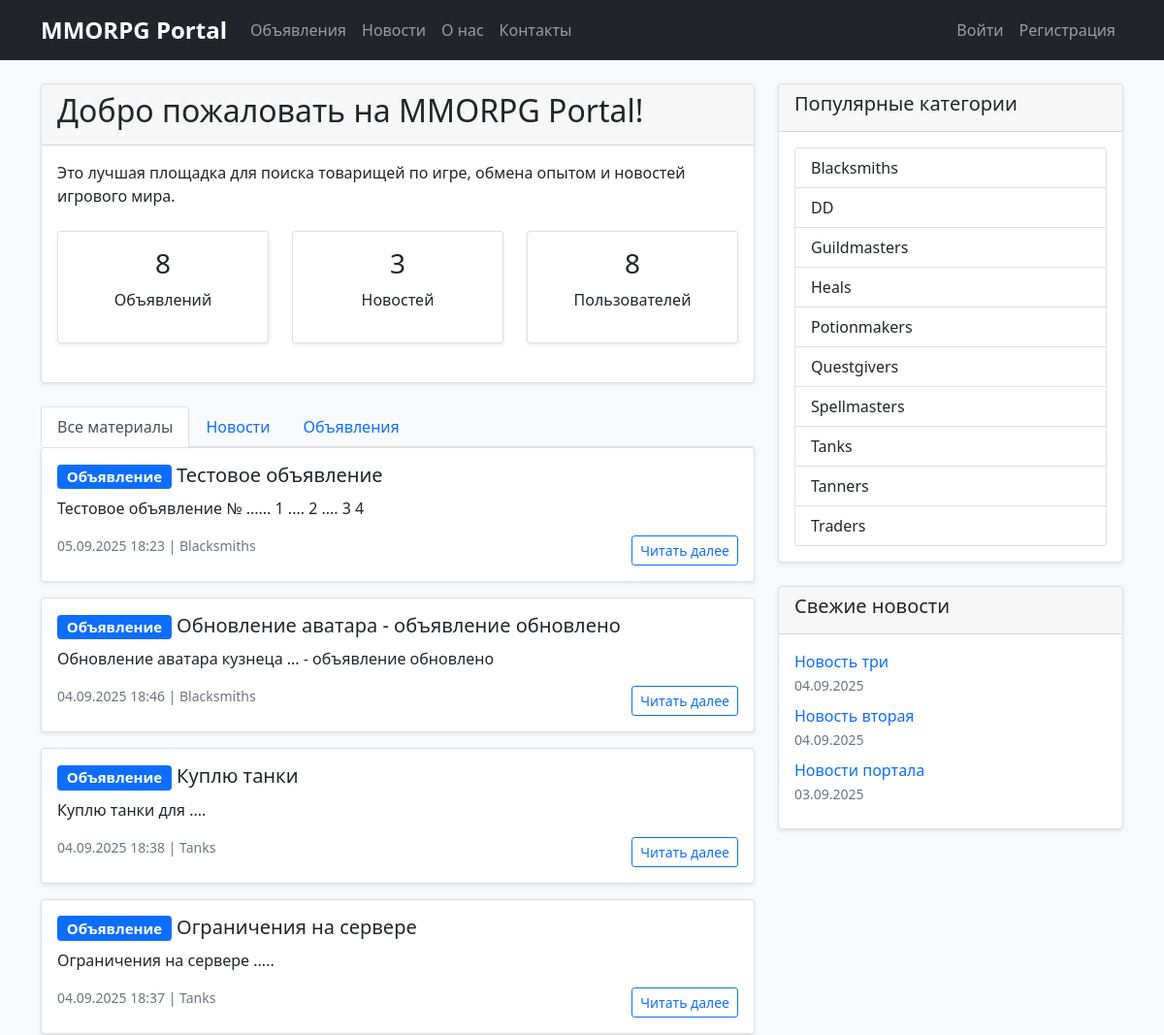
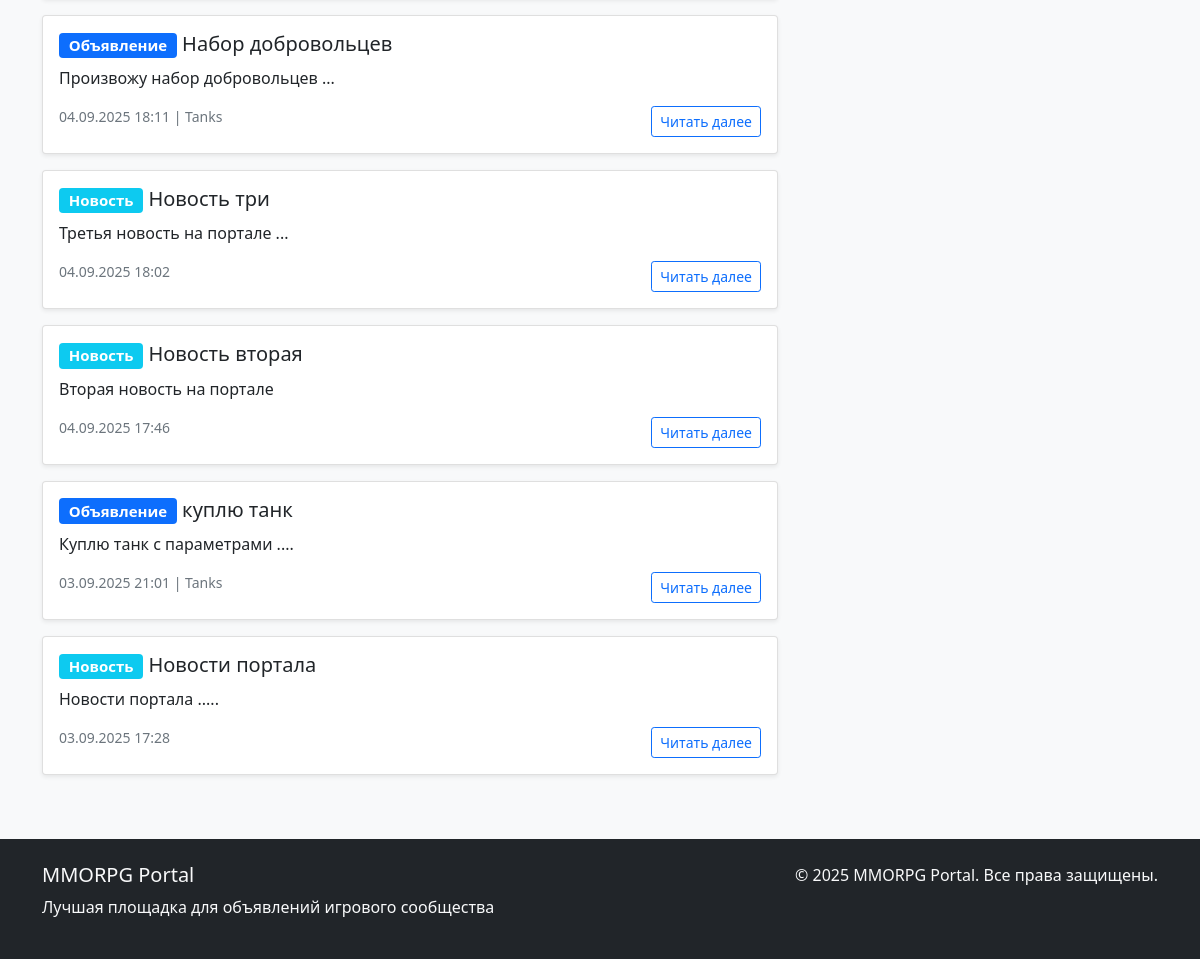
The page / on the database its author committed (2 pictures, top to bottom).
### appNotification/models.py (models this page shows, shortened)
class Post(models.Model):
    CATEGORY_CHOICES = [
        ('tanks', _('Tanks')),
        ('heals', _('Heals')),
        ('dd', _('DD')),
        ('traders', _('Traders')),
        ('guildmasters', _('Guildmasters')),
        ('questgivers', _('Questgivers')),
        ('blacksmiths', _('Blacksmiths')),
        ('tanners', _('Tanners')),
        ('potionmakers', _('Potionmakers')),
        ('spellmasters', _('Spellmasters')),
    ]
    author = models.ForeignKey(User, on_delete=models.CASCADE, related_name='posts')
    category = models.CharField(max_length=20, choices=CATEGORY_CHOICES)
    title = models.CharField(max_length=255, validators=[MinLengthValidator(5)])
    content = RichTextUploadingField(
        verbose_name=_('Content'),
        help_text=_('You can use rich text editor with images, videos and formatting')
    )
    created_at = models.DateTimeField(auto_now_add=True)
    updated_at = models.DateTimeField(auto_now=True)
    subscribers = models.ManyToManyField(User, related_name='subscribed_posts', blank=True)
    image = models.ImageField(
        upload_to='posts/images/',
        blank=True,
        null=True,
        verbose_name=_('Main Image'),
        help_text=_('Main image for the post card')
    )
    video = models.FileField(
        upload_to='posts/videos/',
        blank=True,
        null=True,
        verbose_name=_('Main Video'),
        help_text=_('Main video file (optional)')
    )
    notify_subscribers = models.BooleanField(default=True, verbose_name=_('Notify subscribers'))
    class Meta:
        ordering = ['-created_at']
        verbose_name = _('Post')
        verbose_name_plural = _('Posts')
    def get_category_display(self):
        return dict(self.CATEGORY_CHOICES).get(self.category, self.category)

class News(models.Model):
    title = models.CharField(max_length=255, validators=[MinLengthValidator(5)])
    content = RichTextField()
    created_at = models.DateTimeField(auto_now_add=True)
    updated_at = models.DateTimeField(auto_now=True)
    subscribers = models.ManyToManyField(User, related_name='subscribed_news', blank=True)
    views_count = models.PositiveIntegerField(default=0, verbose_name=_('Views count'))
    notify_subscribers = models.BooleanField(default=True, verbose_name=_('Notify subscribers'))
    class Meta:
        ordering = ['-created_at']
        verbose_name = _('News')
        verbose_name_plural = _('News')

class Category(models.Model):
    name = models.CharField(max_length=50, unique=True)
    value = models.CharField(max_length=20, unique=True, default='None')
    description = models.TextField(blank=True)
    class Meta:
        verbose_name = _('Category')
        verbose_name_plural = _('Categories')
        ordering = ['name']

### appNotification/views.py (the view)
# urls.py: path('', HomeView.as_view(), name='home'),
class HomeView(TemplateView):
    template_name = 'appNotification/home.html'
    def get_context_data(self, **kwargs):
        context = super().get_context_data(**kwargs)
        latest_news = News.objects.all().order_by('-created_at')[:6]
        latest_posts = Post.objects.all().select_related('author').order_by('-created_at')[:6]
        combined_content = []
        for news in latest_news:
            combined_content.append({
                'type': 'news',
                'id': news.id,
                'title': news.title,
                'content': news.content,
                'created_at': news.created_at,
                'get_category_display': None
            })
        for post in latest_posts:
            combined_content.append({
                'type': 'post',
                'id': post.id,
                'title': post.title,
                'content': post.content,
                'created_at': post.created_at,
                'get_category_display': post.get_category_display()
            })
        combined_content.sort(key=lambda x: x['created_at'], reverse=True)
        context.update({
            'latest_news': latest_news,
            'latest_posts': latest_posts,
            'combined_content': combined_content[:10],
            'news_count': News.objects.count(),
            'posts_count': Post.objects.count(),
            'users_count': CustomUser.objects.count(),
        })
        return context

### appNotification/context_processors.py (called while the page is built)
def categories(request):
    return {
        'categories': Category.objects.all(),
        'category_choices': [
            ('tanks', _('Tanks')),
            ('heals', _('Heals')),
            ('dd', _('DD')),
            ('traders', _('Traders')),
            ('guildmasters', _('Guildmasters')),
            ('questgivers', _('Questgivers')),
            ('blacksmiths', _('Blacksmiths')),
            ('tanners', _('Tanners')),
            ('potionmakers', _('Potionmakers')),
            ('spellmasters', _('Spellmasters')),
        ]
    }

def navigation_data(request):
    from .models import Post, News
    return {
        'recent_posts': Post.objects.order_by('-created_at')[:5],
        'recent_news': News.objects.order_by('-created_at')[:3],
        'posts_count': Post.objects.count(),
        'news_count': News.objects.count(),
    }

### appNotification/templates/appNotification/home.html (shortened to what this page needs)
{% extends 'base.html' %}
{% block content %}
<div class="row">
    <div class="col-md-8">
        <div class="card mb-4">
            <div class="card-header">
                <h2>Добро пожаловать на MMORPG Portal!</h2>
            </div>
            <div class="card-body">
                <p>Это лучшая площадка для поиска товарищей по игре, обмена опытом и новостей игрового мира.</p>
                <div class="row mt-4">
                    <div class="col-md-4 text-center">
                        <div class="card">
                            <div class="card-body">
                                <h3>{{ posts_count }}</h3>
                                <p>Объявлений</p>
                            </div>
                        </div>
                    </div>
                    <div class="col-md-4 text-center">
                        <div class="card">
                            <div class="card-body">
                                <h3>{{ news_count }}</h3>
                                <p>Новостей</p>
                            </div>
                        </div>
                    </div>
                    <div class="col-md-4 text-center">
                        <div class="card">
                            <div class="card-body">
                                <h3>{{ users_count }}</h3>
                                <p>Пользователей</p>
                            </div>
                        </div>
                    </div>
                </div>
            </div>
        </div>
        <ul class="nav nav-tabs" id="contentTabs" role="tablist">
            <li class="nav-item" role="presentation">
                <button class="nav-link active" id="all-tab" data-bs-toggle="tab" data-bs-target="#all" type="button" role="tab">
                    Все материалы
                </button>
            </li>
            <li class="nav-item" role="presentation">
                <button class="nav-link" id="news-tab" data-bs-toggle="tab" data-bs-target="#news" type="button" role="tab">
                    Новости
                </button>
            </li>
            <li class="nav-item" role="presentation">
                <button class="nav-link" id="posts-tab" data-bs-toggle="tab" data-bs-target="#posts" type="button" role="tab">
                    Объявления
                </button>
            </li>
        </ul>
        <div class="tab-content" id="contentTabsContent">
            <div class="tab-pane fade show active" id="all" role="tabpanel">
                {% for item in combined_content %}
                    <div class="card mb-3">
                        <div class="card-body">
                            <h5 class="card-title">
                                {% if item.type == 'news' %}
                                    <span class="badge bg-info">Новость</span>
                                {% else %}
                                    <span class="badge bg-primary">Объявление</span>
                                {% endif %}
                                {{ item.title }}
                            </h5>
                            <p class="card-text">{{ item.content|striptags|truncatewords:30 }}</p>
                            <div class="d-flex justify-content-between">
                                <small class="text-muted">
                                    {{ item.created_at|date:"d.m.Y H:i" }}
                                    {% if item.get_category_display %}
                                        | {{ item.get_category_display }}
                                    {% endif %}
                                </small>
                                <a href="{% if item.type == 'news' %}{% url 'news_detail' item.id %}{% else %}{% url 'post_detail' item.id %}{% endif %}" class="btn btn-sm btn-outline-primary">
                                    Читать далее
                                </a>
                            </div>
                        </div>
                    </div>
                {% endfor %}
            </div>
        </div>
    </div>
    <div class="col-md-4">
        <div class="card">
            <div class="card-header">
                <h5>Популярные категории</h5>
            </div>
            <div class="card-body">
                <div class="list-group">
                    {% for category in categories %}
                        <a href="{% url 'post_list' %}?category={{ category.value }}" class="list-group-item list-group-item-action">
                            {{ category.name }}
                        </a>
                    {% endfor %}
                </div>
            </div>
        </div>
        <div class="card mt-3">
            <div class="card-header">
                <h5>Свежие новости</h5>
            </div>
            <div class="card-body">
                {% for news in recent_news %}
                    <div class="mb-2">
                        <a href="{% url 'news_detail' news.id %}" class="text-decoration-none">
                            {{ news.title|truncatewords:5 }}
                        </a>
                        <br>
                        <small class="text-muted">{{ news.created_at|date:"d.m.Y" }}</small>
                    </div>
                {% endfor %}
            </div>
        </div>
    </div>
</div>
{% endblock %}

### static/css/styles.css (style rules this page uses)
body { background-color: #f8f9fa; }
.card { box-shadow: 0 0.125rem 0.25rem rgba(0, 0, 0, 0.075); margin-bottom: 1.5rem; }

### rows shown on the page
Post: title "Тестовое объявление", content "Тестовое объявление № ...... 1 .... 2 .... 3 4", created_at "05.09.2025 18:23"
Post: title "Обновление аватара - объявление обновлено", content "Обновление аватара кузнеца ... - объявление обновлено", created_at "04.09.2025 18:46"
Post: title "Куплю танки", content "Куплю танки для ....", created_at "04.09.2025 18:38"
Post: title "Ограничения на сервере", content "Ограничения на сервере .....", created_at "04.09.2025 18:37"
Post: title "Набор добровольцев", content "Произвожу набор добровольцев ...", created_at "04.09.2025 18:11"
News: title "Новость три", content "Третья новость на портале ...", created_at "04.09.2025 18:02", title "Новость три", created_at "04.09.2025"
News: title "Новость вторая", content "Вторая новость на портале", created_at "04.09.2025 17:46", title "Новость вторая", created_at "04.09.2025"
Post: title "куплю танк", content "Куплю танк с параметрами ....", created_at "03.09.2025 21:01"
News: title "Новости портала", content "Новости портала .....", created_at "03.09.2025 17:28", title "Новости портала", created_at "03.09.2025"
Category: name "Blacksmiths"
Category: name "DD"
Category: name "Guildmasters"
Category: name "Heals"
Category: name "Potionmakers"
Category: name "Questgivers"
Category: name "Spellmasters"
Category: name "Tanks"
Category: name "Tanners"
Category: name "Traders"

### other values the page prints
{{ posts_count }} "8"
{{ news_count }} "3"
{{ users_count }} "8"
{{ item.get_category_display }} "Blacksmiths" "Blacksmiths" "Tanks" "Tanks" "Tanks" "Tanks"
